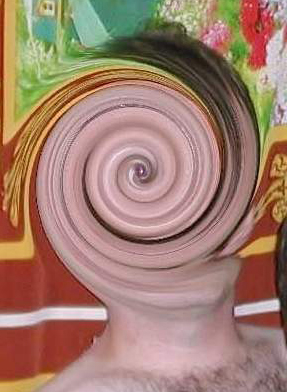
#> input picture face.jpeg, 287 x 392 px
$ python twist.py
#> lines starting #> are read from the running program, lines starting #| are printed output that depends on the picture
import cv2
import numpy as np
import time

def twist(img_path, strength=1.0, radius=100,
          center=(138,171.6), decay_scale=0.9):
    """Applies a swirl/twirl effect to image with fine-tuning parameters.

    Parameters:
      img_path: Path to the input image.
      strength: Intensity of the twist effect.
      radius: Effective radius of the twist effect.
      center: Tuple (x, y) indicating the center of the twist effect.
      decay_scale: Scaling factor for the decay function.
    """
#> called with img_path = 'face.jpeg', strength = 16.5, radius = 139, center = (138.9, 171.5), decay_scale = 1
    img = cv2.imread(img_path)
#> img is the input picture: shape (392, 287, 3); mean B, G, R 110.9, 126.8, 161.4
    h, w, _ = img.shape
#> h = 392; w = 287
    cx, cy = center if center else ((w // 2), (h // 2))
#> cx = 138.9; cy = 171.5

    # Generate coord grids and find their distances and angles from the center
    xx, yy = np.meshgrid(np.arange(w), np.arange(h))
    r = np.sqrt((xx - cx)**2 + (yy - cy)**2)
    theta = np.arctan2(yy - cy, xx - cx)

    # Quadratic decay to center
    decay = ((radius - r * decay_scale) / radius)**2

    # Apply swirl / twirl effect
    theta_new = theta + strength * decay
    theta_new[r > radius] = theta[r > radius]
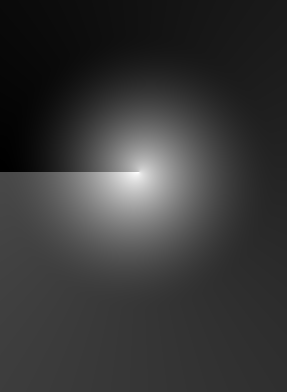
#> theta_new: shape (392, 287) float64; min -3.14, max 18.9, mean 1.67; drawn with min black and max white

    # Convert polar coordinates back to Cartesian and apply map coordinates
    xx_new = r * np.cos(theta_new) + cx
    yy_new = r * np.sin(theta_new) + cy
    map_x = np.clip(xx_new, 0, w - 1).astype(np.float32)
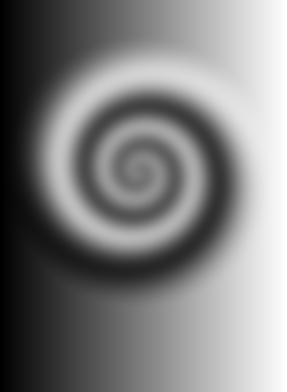
#> xx_new: shape (392, 287) float64; min -1.28e-05, max 286, mean 143; drawn with min black and max white
    map_y = np.clip(yy_new, 0, h - 1).astype(np.float32)
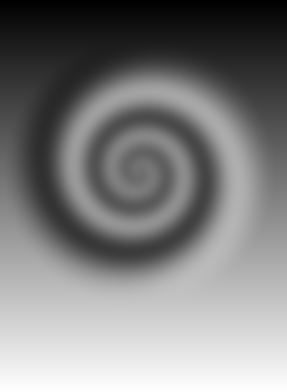
#> yy_new: shape (392, 287) float64; min -5.68e-14, max 391, mean 195.5; drawn with min black and max white

    # Remap the image pixels
    twisted_img = cv2.remap(img, map_x, map_y, cv2.INTER_CUBIC)
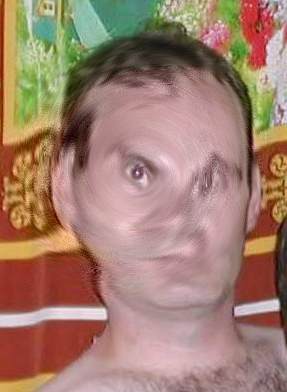
#> twisted_img: shape (392, 287, 3); mean B, G, R 110.9, 126.8, 161.4
    return twisted_img

if __name__ == "__main__":
    # 17.26
    for str in range(1650, 1750):
        img = twist('face.jpeg', strength=str*0.01, radius=139,
                    center=(138.9, 171.47),
                    decay_scale=1)
        cv2.imwrite('unswirled_face.jpeg', img)
        time.sleep(0.01)
        print(str)
